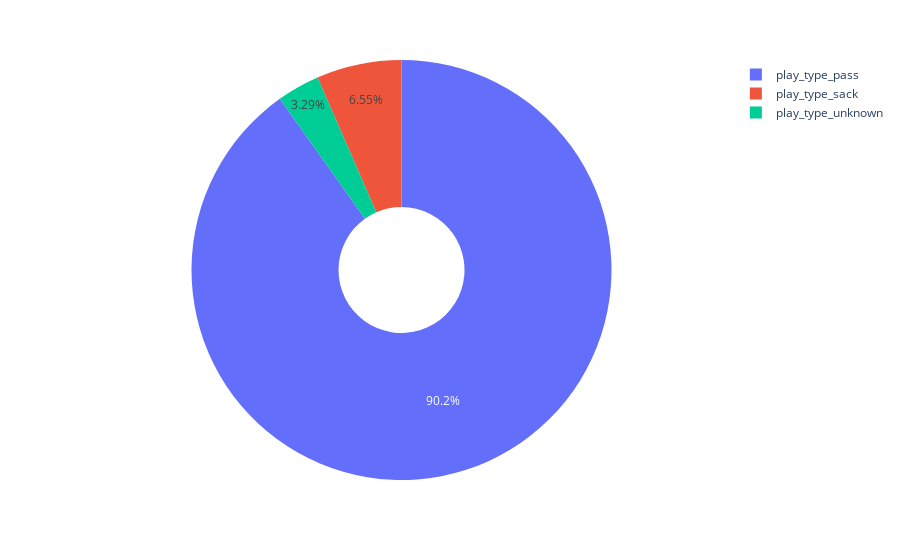

Write notebook code for a chart like this one.
### Code cell
playtype_pichart

### Figure 1 — Plotly figure (JSON) as saved in the notebook; plotly's stock layout.template omitted (floating-point values rounded to 4 significant figures; data arrays with more than 128 entries replaced by an {"elided": "..."} marker saying what was removed)
{"data": [{"customdata": {"elided": "733x1 str values"}, "domain": {"x": [0, 1], "y": [0, 1]}, "hole": 0.3, "hovertemplate": "playType=%{customdata[0]}<br>playType_Count=%{value}<extra></extra>", "labels": {"elided": "733 str values"}, "legendgroup": "", "marker": {"colors": {"elided": "733 str values"}}, "name": "", "showlegend": true, "type": "pie", "values": {"elided": "733 int values"}}], "layout": {"legend": {"tracegroupgap": 0}, "margin": {"t": 60}}}
